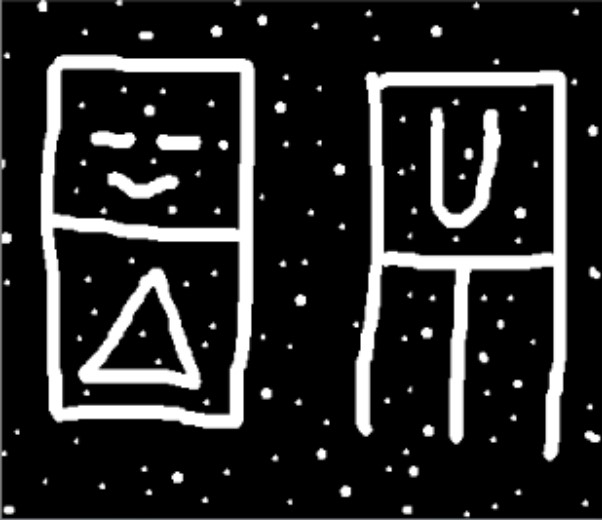
#> input picture lang/programming/nodejs/opencv/connectedComponentsWithStats/small3.jpg, 602 x 520 px
$ python connectedComponentsWithStats.py
#> lines starting #> are read from the running program, lines starting #| are printed output that depends on the picture

# https://docs.opencv.org/3.4/d3/dc0/group__imgproc__shape.html#ga107a78bf7cd25dec05fb4dfc5c9e765f
# https://www.programcreek.com/python/example/89340/cv2.connectedComponentsWithStats
# https://learnopencv.com/color-spaces-in-opencv-cpp-python/

import numpy as np
import cv2
import random


"""
虽然python 3 使用统一编码解决了中文字符串的问题, 但在使用opencv中imread函数读取中文路径图像文件时仍会报错
此时可借助于numpy 先将文件数据读取出来, 然后使用opencv中imdecode函数将其解码成图像数据。此方法对python 2 和3均使用。
"""

if __name__ == '__main__':

    img = cv2.imdecode(np.fromfile('./small3.jpg', dtype=np.uint8), -1)
#> img is the input picture: shape (520, 602, 3); mean B, G, R 40.9, 40.9, 40.9

    img = cv2.cvtColor(img, cv2.COLOR_BGR2GRAY)
#> img: shape (520, 602)

    num, labels, stats, centroids = cv2.connectedComponentsWithStats(img)
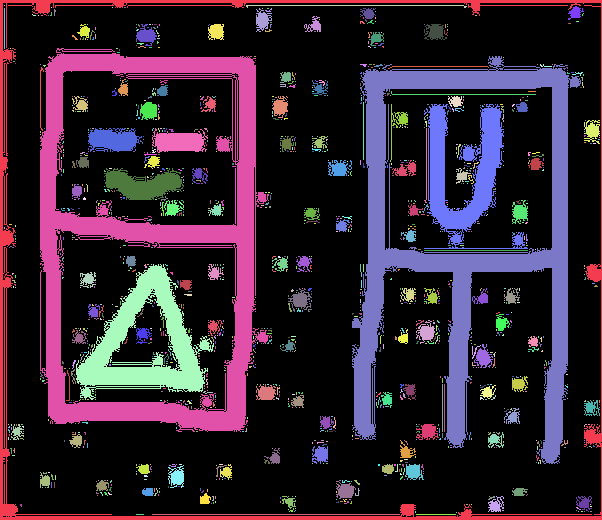
#> labels: shape (520, 602) int32; 1280 distinct labels, from 0 to 1279; one colour per label, 0 black
#> num = 1280; stats = 1280 rows, first 6: [3, 3, 599, 514, 222321], [0, 0, 602, 520, 9308], [4, 5, 1, 1, 1], [246, 5, 221, 3, 226], [51, 7, 1, 1, 1], [112, 7, 1, 1, 1]; centroids = 1280 pairs, first value 4 to 599, second value 5 to 514

    Rows, Cols = img.shape
#> Rows = 520; Cols = 602

    color = []
    color.append([0, 0, 0]) # 背景色
    for i in range(num):
        color.append( [
            random.randint(0, 32767) % 256,
            random.randint(0, 32767) % 256,
            random.randint(0, 32767) % 256
        ])

    src_color = np.zeros((Rows,Cols, 3), dtype=np.uint8)

    for x in range(Rows):
        for y in range(Cols):
            label = labels[x][y]  # 图像总共有 num 个连通块, labels 会告诉你每一个坐标属于哪一个连通块
                # color 总共分配了 num + 1 种随机颜色, 每一个连通块都能分到一个随机色
            src_color[x][y] = color[label]
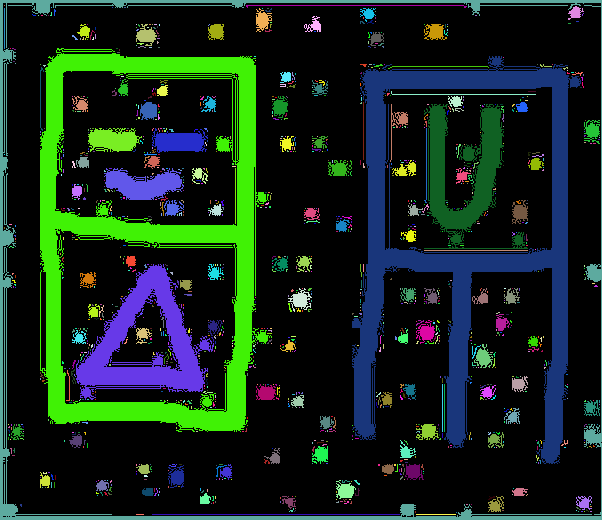
#> src_color: shape (520, 602, 3); mean of channels 0, 1, 2 29, 40.1, 20.5; drawn as B, G, R

    cv2.imshow("Perpesctive transform", src_color)
    cv2.waitKey()
